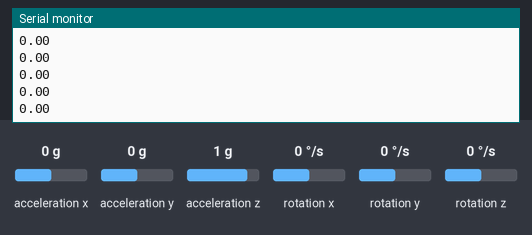
Recording of a sketch running on a simulated Arduino Uno, built with avr-gcc and run on an emulated ATmega328P. Shown: the last lines printed to the serial monitor. Inputs (shaded band) come from the test bench; at power-on: acceleration y 0 g, acceleration x 0 g, acceleration z 1 g, rotation x 0 °/s, rotation y 0 °/s, rotation z 0 °/s.

Above: at 3.2 s.
3.3 s: acceleration y set to -1.4 g
At 4.3 s:
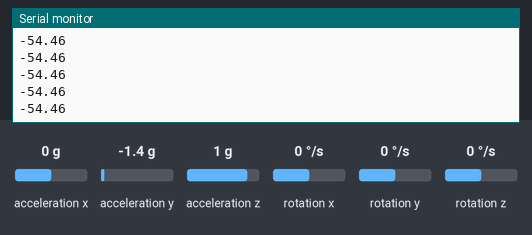
4.8 s: acceleration x set to -1.4 g
At 5.3 s:
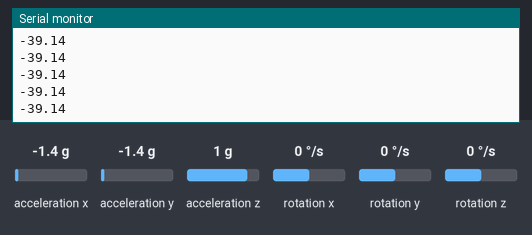
6.3 s: acceleration z set to -1.4 g
At 7.1 s:
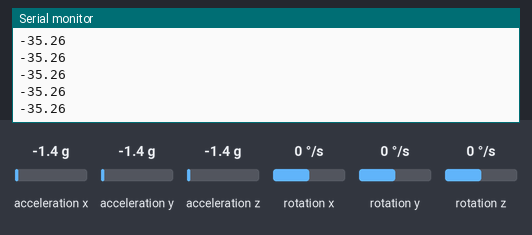
Timing chart, 0 to 9.3 s (numbered marks = the images above; inputs shaded):
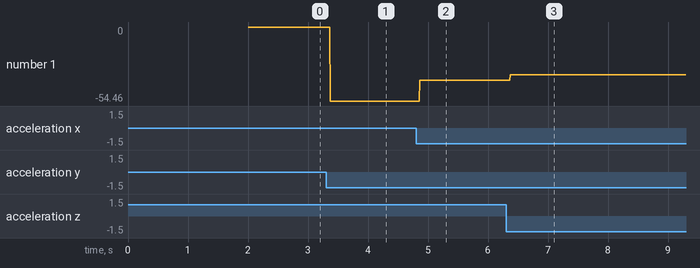

Measured:
- after the input at 3.3 s, the serial monitor: prints a new line after 0.07 s (image 1)
- after the input at 4.8 s, the serial monitor: prints a new line after 0.07 s (image 2)
- after the input at 6.3 s, the serial monitor: prints a new line after 0.07 s (image 3)
- plotted number 1: 0 → -54.46 after the input at 3.3 s, -54.46 → -39.14 after the input at 4.8 s, -39.14 → -35.26 after the input at 6.3 s

The sketch:

tilt_angle.ino
```cpp
#include "Wire.h"
#include <MPU6050_light.h>

MPU6050 mpu(Wire);

//get an approximate tilt angle from x axis of the accelerometer
float getTiltAngle()
{
  return mpu.getAngleX();
}

void setup() {
  Serial.begin(9600);
  Wire.begin();
  mpu.begin();
  //Start calculating the offset
  delay(1000);
  mpu.calcOffsets(true,true);
}

void loop() {
  mpu.update();
  Serial.println(getTiltAngle());

}
```
